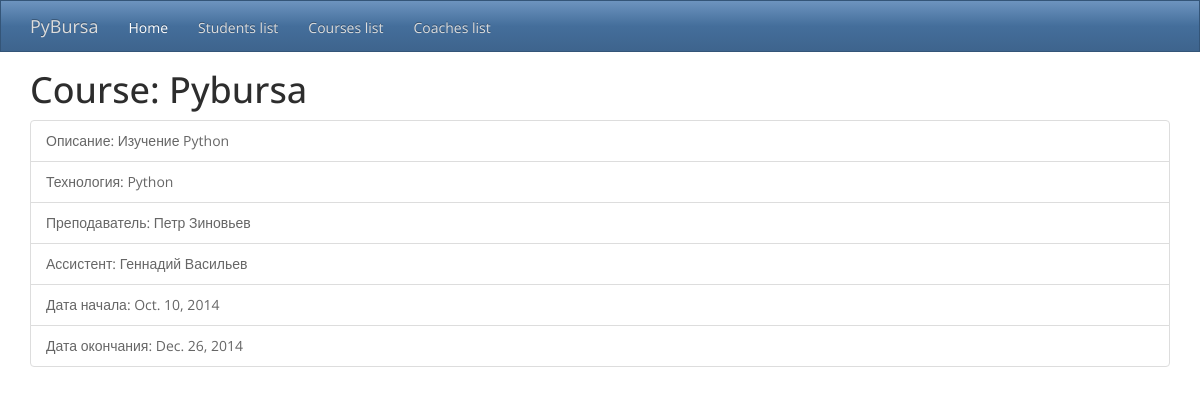
The page /courses/1/ on the database its author committed.
### courses/models.py (models this page shows, shortened)
class Course(models.Model):
    LANGUAGES = (
        ('PY', 'Python'),
        ('RU', 'Ruby'),
        ('JS', 'JavaScript'),
    )
    name = models.CharField(max_length=255)
    description = models.CharField(max_length=255)
    technology = models.CharField(max_length=2, choices=LANGUAGES)
    lecturer = models.ForeignKey('coaches.Coach')
    assistant = models.ForeignKey('coaches.Coach',  blank=True,
                                  related_name="course_assistant")
    date_of_start = models.DateField()
    date_of_end = models.DateField()

### coaches/models.py (models this page shows)
class Coach(models.Model):
    TEACHERS = (
        ('LE', 'Lecturer'),
        ('AS', 'assistant'),
    )
    name = models.CharField(max_length=255)
    surname = models.CharField(max_length=255)
    date_of_birth = models.DateField()
    email = models.EmailField()
    phone = models.CharField(max_length=15)
    teacher = models.CharField(max_length=2, choices=TEACHERS)
    user = models.ForeignKey(User)
    def __unicode__(self):
        return "%s %s" % (self.name, self.surname)

### courses/views.py (the view)
# urls.py: url(r'^(?P<course_id>\d+)/$', courses_item),
def courses_item(request, course_id):
    course = Course.objects.get(id=course_id)
    return render(request, 'courses/item.html', {'course': course})

### templates/courses/item.html (shortened to what this page needs)
{% load static %}<!DOCTYPE html>
<html lang="en"><head><meta http-equiv="Content-Type" content="text/html; charset=UTF-8">
    <link href="{% static "dist/css/bootstrap.min.css" %}" rel="stylesheet">
    <link href="{% static "examples/starter-template.css" %}" rel="stylesheet">
  </head>
  <body>
    <nav class="navbar navbar-inverse navbar-fixed-top" role="navigation">
      <div class="container">
        <div class="navbar-header">
          <a class="navbar-brand" href="/">PyBursa</a>
        </div>
        <div id="navbar" class="collapse navbar-collapse">
          <ul class="nav navbar-nav">
            <li class="active"><a href="/">Home</a></li>
            <li><a href="/students/">Students list</a></li>
            <li><a href="/courses/">Courses list</a></li>
            <li><a href="/coaches/">Coaches list</a></li>
          </ul>
        </div>
      </div>
    </nav>
    <div class="container">
        <h1>Course: {{ course.name }}</h1>
        <ul class="list-group">
          <li class="list-group-item">Описание: {{ course.description }}</li>
          <li class="list-group-item">Технология: {{ course.get_technology_display }}</li>
          <li class="list-group-item">Преподаватель: {{ course.lecturer }}</li>
          <li class="list-group-item">Ассистент: {{ course.assistant }}</li>
          <li class="list-group-item">Дата начала: {{ course.date_of_start }}</li>
          <li class="list-group-item">Дата окончания: {{ course.date_of_end }}</li>
        </ul>
    </div>
</body></html>

### static/examples/starter-template.css (style rules this page uses)
body { padding-top: 50px; }

### rows shown on the page
Course: name "Pybursa", description "Изучение Python", technology "Python", lecturer "Петр Зиновьев", assistant "Геннадий Васильев", date_of_start "Oct. 10, 2014", date_of_end "Dec. 26, 2014"
